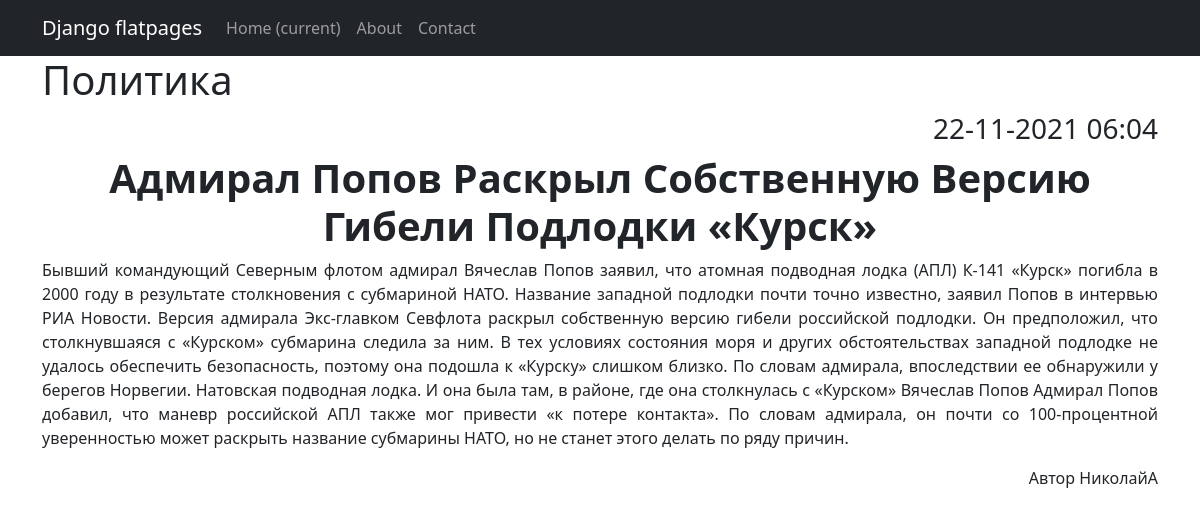
The page /news/2 on the database its author committed.
### news/models.py (models this page shows, shortened)
class Post (models.Model):
    title = models.CharField(max_length=128)
    full_text=models.TextField()
    date_create=models.DateTimeField(auto_now_add=True)
    author = models.ForeignKey(settings.AUTH_USER_MODEL, on_delete=models.CASCADE, null=True)
    category = models.ForeignKey(to='Category', on_delete=models.CASCADE, related_name='Category')
    def __str__(self):
        return f'{self.title}'

class Category(models.Model):
    name = models.CharField(max_length=100, unique=True)  # названия категорий тоже не должны повторяться

### news/views.py (the view)
# urls.py: path('<int:pk>', PostDetail.as_view(), name='post_detail'),
class PostDetail(DetailView):
    model = Post  # модель всё та же, но мы хотим получать детали конкретно отдельного товара
    template_name = 'post_detail.html'  # название шаблона будет product.html

### templates/post_detail.html (shortened to what this page needs)
{% extends 'flatpages/default.html' %}
{% block content %}
<h1 style="text-align: left;">{{ post.category.name|title}}</h1>
<h3 style="text-align: right;">{{ post.date_create|date:"d-m-Y H:i" }}</h3>
<h1 style="text-align: center;"><strong>{{ post|title }}</strong></h1>
<p style="text-align: justify;">{{ post.full_text }} </p>
<p style="text-align: right;"><th> Автор </th>{{ post.author }}</p>
{% endblock content %}

### rows shown on the page
Post: category.name "Политика", date_create "22-11-2021 06:04", title "Адмирал Попов Раскрыл Собственную Версию Гибели Подлодки «Курск»", full_text "Бывший командующий Северным флотом адмирал Вячеслав Попов заявил, что атомная подводная лодка (АПЛ) К-141 «Курск» погибла в 2000 году в результате столкновения с субмариной НАТО. Название западной подлодки почти точно известно, заявил Попов в интервью РИА Новости. Версия адмирала Экс-главком Севфлота раскрыл собственную версию гибели российской подлодки. Он предположил, что столкнувшаяся с «Курском» субмарина следила за ним. В тех условиях состояния моря и других обстоятельствах западной подлодке не удалось обеспечить безопасность, поэтому она подошла к «Курску» слишком близко. По словам адмирала, впоследствии ее обнаружили у берегов Норвегии. Натовская подводная лодка. И она была там, в…", author "НиколайА"
